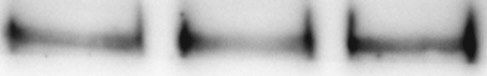
#> input picture example_blots/img.jpeg, 487 x 76 px, found by its file name
$ python auto_band.py
#> lines starting #> are read from the running program, lines starting #| are printed output that depends on the picture; after the words box and inside, x2 and y2 are one past the last pixel; in counts of white or black regions, pixels touching at a corner belong together
### blot_math.py
import numpy as np
from matplotlib import pyplot as plt
from PIL import Image
from sklearn.metrics import auc

def scale_array(x, new_size):
    return np.asarray(Image.fromarray(x).resize((new_size[1], new_size[0])))

class Band:
    """
    Assumes bands are bigger horizontally than vertically
    """
    # [4 lines left out: function __init__, not called in this run]

    def __eq__(self, obj, other):
        return obj.arr == other.arr

    # [46 lines left out: functions _normalize, intensity_curve, plot_curve, plot_bar, quantify_peak, not called in this run]


class CompareBands:
    """
    Band container
    """

    # [29 lines left out: functions __init__, add_band, rm_band, plot_bands, math, not called in this run]

    def plot_bars(self, axs, background= 0):
        for ax, band in zip(np.asarray(axs), self.bands):
            band.plot_bar(ax)

    # [5 lines left out: function reset, not called in this run]

### auto_band.py
#%%
from importlib import reload
import cv2
import numpy as np
from skimage.filters import threshold_otsu
from skimage.morphology import ball, binary_closing, disk
import matplotlib.pyplot as plt
import blot_math
reload(blot_math)
from blot_math import CompareBands
from argparse import ArgumentParser

def correct_background(image):
    # Apply background subtraction using rolling ball algorithm
    radius = 50  # Adjust this radius value as needed
    selem = disk(radius)
    background = binary_closing(image < threshold_otsu(image), selem)
    corrected_image = np.where(background, image, image - background)

    return corrected_image


def detect_bands(image_path):
    # Load the image
#> called with image_path = 'examlpe_blots/img.jpeg'
    image = cv2.imread(image_path, 0)  # Read the image as grayscale
#> image is the input picture: shape (76, 487); min 19, max 248, mean 186.4
    image = crop_image(image)
    # Correct the background
    corrected_image = correct_background(image)
#> in correct_background, `background = binary_closing(image < threshold_otsu(image), selem)`: background: shape (76, 487) bool; every value is 1

    # Preprocess the image
    blurred = cv2.GaussianBlur(corrected_image, (5, 5), 1, 0)  # Apply Gaussian blur to reduce noise
    _, thresholded = cv2.threshold(blurred, 0, 255, cv2.THRESH_BINARY + cv2.THRESH_OTSU)  # Apply thresholding
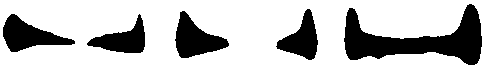
#> thresholded: shape (76, 487); 77.1% white; 5 black regions, box (x1, y1, x2, y2) and area: (344, 4, 482, 65) 3713, (175, 11, 229, 58) 1320, (3, 14, 75, 52) 1314, (276, 9, 318, 60) 1067, (87, 14, 145, 53) 1066
    # Invert thresholded because we're working with inverted images
    thresholded = 255 - thresholded
#> thresholded: shape (76, 487); 22.9% white; 5 white regions

    # Find contours in the image
    contours, _ = cv2.findContours(thresholded, cv2.RETR_EXTERNAL, cv2.CHAIN_APPROX_SIMPLE)
#> contours = 5 contours; box (x1, y1, x2, y2) and area: (344, 4, 482, 65) 3518, (175, 11, 229, 58) 1246, (3, 14, 75, 52) 1230, (276, 9, 318, 60) 998, (87, 14, 145, 53) 988

    # Filter contours based on area and get bounding boxes
    areas = []
    bounds = []
    middles = []
    for contour in contours:
        areas.append(cv2.contourArea(contour))
        bound = cv2.boundingRect(contour)
        bounds.append(bound)
        middles.append((bound[0] + bound[2]/2, bound[1] + bound[3]/2))
#> this loop made 5 passes
#> bound on passes 1 to 5: (87, 14, 58, 39), (3, 14, 72, 38), (175, 11, 54, 47), (276, 9, 42, 51), (344, 4, 138, 61)
#> after the loop, areas = [988.5, 1230.5, 1245.5, 998.5, 3518.5]; bounds = [(87, 14, 58, 39), (3, 14, 72, 38), (175, 11, 54, 47), (276, 9, 42, 51), (344, 4, 138, 61)]; middles = [(116, 33.5), (39, 33), (202, 34.5), (297, 34.5), (413, 34.5)]
    min_area = (max(areas) + min(areas))/3 # Minimum area to consider as a band (adjust as needed)
#> min_area = 1502.3
    # [5 lines of commented-out code are left out]
    bounding_boxes = []
    half_contours = []
    for (x, y, w, h), area in zip(bounds, areas):
        if area > min_area or (area > min_area/2 and w/h > 2.5):
            bounding_boxes.append((x, y, w, h))
        elif area > min_area/3 and w/h > 0.6 and w/h < 2:
            half_contours.append((x, y, w, h))
#> this loop made 5 passes
#> (x, y, w, h, area) on passes 1 to 5: (87, 14, 58, 39, 988.5), (3, 14, 72, 38, 1230.5), (175, 11, 54, 47, 1245.5), (276, 9, 42, 51, 998.5), (344, 4, 138, 61, 3518.5)
#> after the loop, bounding_boxes = [(344, 4, 138, 61)]; half_contours = [(87, 14, 58, 39), (3, 14, 72, 38), (175, 11, 54, 47), (276, 9, 42, 51)]

    # Draw the detected bands on the image
    color_image = cv2.cvtColor(corrected_image, cv2.COLOR_GRAY2BGR)
    centers = []
    max_size = [0, 0]
    for x, y, w, h in bounding_boxes:
        # cv2.rectangle(color_image, (x, y), (x + w, y + h), (0, 0, 255), 2)
        centers.append([x+(w/2), y+(h/2)])
        _w, _h = max_size
        max_size = [max(_w, w), max(_h, h)]
#> this loop made 1 pass
#> after the loop, centers = [[413, 34.5]]

    half_centers = []
    for x, y, w, h in half_contours:
        # cv2.rectangle(color_image, (x, y), (x + w, y + h), (255, 0, 0), 2)
        half_centers.append([x+(w/2), y+(h/2)])
        _w, _h = max_size
        max_size = [max(_w, w), max(_h, h)]
#> this loop made 4 passes
#> after the loop, half_centers = [[116, 33.5], [39, 33], [202, 34.5], [297, 34.5]]

    new_bounding_boxes = combine_centers(half_contours, bounding_boxes)
    for x, y, w, h in new_bounding_boxes:
        _w, _h = max_size
        max_size = [max(_w, w), max(_h, h)]


    w, h = max_size
    new_bounding_boxes = [[int(_x - ((w - _w)/2)), int(_y - ((h - _h)/2)), w + 1, h + 1] for _x, _y, _w, _h in new_bounding_boxes]
    for x,y,w,h in new_bounding_boxes:
        cv2.rectangle(color_image, pt1= (x,y), pt2 = (x+w, y+h), color= (0,255,0), thickness= 3)

    # # Display the results
    # cv2.imshow("Detected Bands", color_image)
    # cv2.waitKey(0)
    # cv2.destroyAllWindows()
    plt.figure(figsize=(12,9))
    plt.imshow(color_image)

    # Return the bounding boxes
    return [image[y:y+h, x:x+w] for x, y, w, h in new_bounding_boxes], new_bounding_boxes

def combine_centers(half_contours, bounding_boxes):
    if not half_contours:
        final_contours = bounding_boxes
        final_order = sorted(range(len(final_contours)), key= lambda x: final_contours[x][0])

        return [final_contours[i] for i in final_order]
    half_centers = [[x+(w/2), y+(h/2)] for x,y,w,h in half_contours]
#> half_centers = [[116, 33.5], [39, 33], [202, 34.5], [297, 34.5]]
    centers = [[x+(w/2), y+(h/2)] for x,y,w,h in bounding_boxes]
#> centers = [[413, 34.5]]
    all = half_centers + centers
#> all = [[116, 33.5], [39, 33], [202, 34.5], [297, 34.5], [413, 34.5]]
    order = sorted(range(len(all)), key= lambda x: all[x][0])
#> order = [1, 0, 2, 3, 4]
    all : list = [all[k] for k in order]
#> all = [[39, 33], [116, 33.5], [202, 34.5], [297, 34.5], [413, 34.5]]
    half_centers = sorted(half_centers)
#> half_centers = [[39, 33], [116, 33.5], [202, 34.5], [297, 34.5]]
    centers = sorted(centers)

    order_half_contours = sorted(range(len(half_contours)), key= lambda x: half_contours[x][0])
#> order_half_contours = [1, 0, 2, 3]
    hc_sorted = [half_contours[k] for k in order_half_contours]
#> hc_sorted = [(3, 14, 72, 38), (87, 14, 58, 39), (175, 11, 54, 47), (276, 9, 42, 51)]

    new_contours = []
    combined_hc_mask = [0]* len(half_centers)
#> combined_hc_mask = [0, 0, 0, 0]
    fancy_sorted_half_centers = [half_centers[0]]
#> fancy_sorted_half_centers = [[39, 33]]
    i = 1
    while True:
        if len(fancy_sorted_half_centers) == len(half_centers): break
        fancy_sorted_half_centers.append(half_centers[-i])
        if len(fancy_sorted_half_centers) == len(half_centers): break
        fancy_sorted_half_centers.append(half_centers[i])
        i += 1
#> after the loop, fancy_sorted_half_centers = [[39, 33], [297, 34.5], [116, 33.5], [202, 34.5]]; i = 2

    for j,hc in enumerate(fancy_sorted_half_centers):
        idx = all.index(hc)
        idx_hc = half_centers.index(hc)
        if combined_hc_mask[idx] == 1: continue
        # If its the last and the previous is NOT a half_center, we missed something. Same for the first. Or if it has no half_center neighbours.
        if (hc == all[-1] and all[-2] not in half_centers) or \
            (hc == all[0] and all[1] not in half_centers) or \
            (all[idx-1] not in half_centers and all[idx+1] not in half_centers):
            raise RuntimeError('There was an error predicting the bands, please re-run the program with different parameters.')
        # If its the last, check if the previous also is a half_center, then merge.
        elif hc == all[-1] and all[-2] in half_centers and not (combined_hc_mask[-1] or combined_hc_mask[-2]):
            combined_hc_mask[-1] = 1
            combined_hc_mask[-2] = 1
            new_contours.append(_combine_half_contours(hc_sorted[-2], hc_sorted[-1]))
        # If its the first and the next is also a half_center, merge.
        elif hc == all[0] and all[1] in half_centers and not (combined_hc_mask[0] or combined_hc_mask[1]):
            combined_hc_mask[0] = 1
            combined_hc_mask[1] = 1
            new_contours.append(_combine_half_contours(hc_sorted[0], hc_sorted[1]))
        # If only left, merge left.
        elif all[idx - 1] in half_centers and all[idx + 1] not in half_centers and not (combined_hc_mask[idx - 1] or combined_hc_mask[idx]):
            combined_hc_mask[idx - 1] = 1
            combined_hc_mask[idx] = 1
            new_contours.append(_combine_half_contours(hc_sorted[idx_hc - 1], hc_sorted[idx_hc]))
        # If only right, merge right.
        elif all[idx - 1] not in half_centers and all[idx + 1] in half_centers and not (combined_hc_mask[idx] or combined_hc_mask[idx + 1]):
            combined_hc_mask[idx] = 1
            combined_hc_mask[idx + 1] = 1
            new_contours.append(_combine_half_contours(hc_sorted[idx_hc], hc_sorted[idx_hc + 1]))
        # If one on each side, we get funky.
        elif all[idx - 1] in half_centers and all[idx + 1] in half_centers:
            print('xdxdxdxdxdxdxdxdxdxdxdxd')
#> this loop made 4 passes
#> (hc, idx, idx_hc) on passes 1 to 2: ([39, 33], 0, 0), ([297, 34.5], 3, 3)
#> (hc, idx, idx_hc) on passes 3 to 4: ([116, 33.5], 1, 1), ([202, 34.5], 2, 2)
#> after the loop, combined_hc_mask = [1, 1, 1, 1]; new_contours = [(3, 14, 142, 39), (175, 9, 143, 51)]

    final_contours = bounding_boxes + new_contours
#> final_contours = [(344, 4, 138, 61), (3, 14, 142, 39), (175, 9, 143, 51)]
    final_order = sorted(range(len(final_contours)), key= lambda x: final_contours[x][0])
#> final_order = [1, 2, 0]
#> in detect_bands, `new_bounding_boxes = combine_centers(half_contours, bounding_boxes)`: new_bounding_boxes = [(3, 14, 142, 39), (175, 9, 143, 51), (344, 4, 138, 61)]
#> the loop in detect_bands, `for x, y, w, h in new_bounding_boxes:` made 3 passes
#> (x, y, w, h, max_size) on passes 1 to 3: (3, 14, 142, 39, [142, 61]), (175, 9, 143, 51, [143, 61]), (344, 4, 138, 61, [143, 61])
#> in detect_bands, `w, h = max_size`: w = 143; h = 61
#> in detect_bands, `new_bounding_boxes = [[int(_x - ((w - _w)/2)), int(_y - ((h - _h)/2)),..`: new_bounding_boxes = [[2, 3, 144, 62], [175, 4, 144, 62], [341, 4, 144, 62]]
#> the loop in detect_bands, `for x,y,w,h in new_bounding_boxes:` made 3 passes
#> (x, y) on passes 1 to 3: (2, 3), (175, 4), (341, 4)
#> after the loop in detect_bands, `for x,y,w,h in new_bounding_boxes:`:
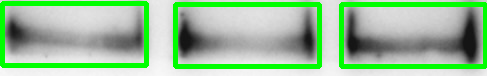
#> color_image: shape (76, 487, 3); 16.43% of pixels changed, all inside (x1, y1, x2, y2) = (0, 1, 487, 69)
#> `detected_bands, bounding_boxes = detect_bands(image_path)`: detected_bands = 3 items; bounding_boxes has the same summary as new_bounding_boxes in detect_bands

    return [final_contours[i] for i in final_order]

def _combine_half_contours(bb1, bb2):
    x1, y1, w1, h1 = bb1 # left one
    x2, y2, w2, h2 = bb2 # right one

    x = min(x1, x2)
    y = min(y1, y2)
    w = max(x1 + w1, x2 + w2) - x
    h = max(y1 + h1, y2 + h2) - y

    return x, y, w, h

def crop_image(image):
    if image.shape[1]/image.shape[0] < 2:
        image = image[100:, 100:]
        mask = image < 250
        image = image[mask.any(axis=1)][:, mask.any(axis=0)]
    return image

def plot_detected_bands(detected_bands, bounding_boxes):
    fig, axs = plt.subplots(1, len(detected_bands), sharex= True, sharey= True)
    for band, ax in zip(detected_bands, axs):
        print(band.shape)
        ax.imshow(band)
#> this loop made 3 passes
#| (62, 144)
#| (62, 144)
#| (62, 144)
    fig.show()
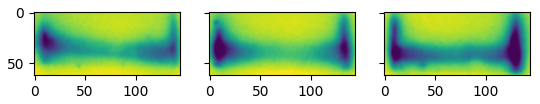
#> figure drawn by matplotlib, 3 panels

    bands = CompareBands()

    fig, axs = plt.subplots(2, len(detected_bands), sharex= 'row', sharey= 'row', figsize=(12,9))
    for band,bbox, ax in zip(detected_bands, bounding_boxes, axs[0]):
        ax : plt.Axes
        left_pixel = bbox[0]
        ax.imshow(band)
        ax.axis('off')
        bands.add_band(band, left_pixel)
#> this loop made 3 passes
#> (bbox, left_pixel) on passes 1 to 3: ([2, 3, 144, 62], 2), ([175, 4, 144, 62], 175), ([341, 4, 144, 62], 341)

    bands.plot_bars(axs[1])
#> the loop in plot_bars, `for ax, band in zip(np.asarray(axs), self.bands):` made 3 passes
#> pass 1, in _normalize, `self.arr = scale_array(self.arr, self.nsize)`:
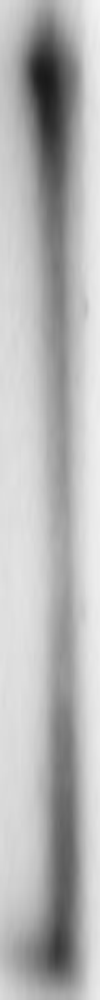
#> self.arr: shape (1000, 100); min 25, max 242, mean 180.9
#> pass 1, in _normalize, `self.arr = np.ones_like(self.arr) - self.arr/255`:
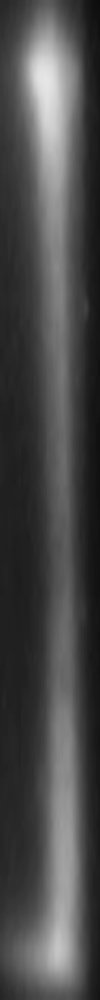
#> self.arr: shape (1000, 100) float64; min 0.051, max 0.902, mean 0.29
#> pass 2, in _normalize (call 2), `self.arr = self.arr.T`:
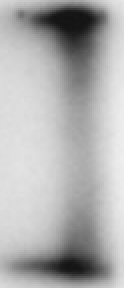
#> self.arr: shape (144, 62) (shown 2 times larger); min 19, max 238, mean 175.1
    fig.show()
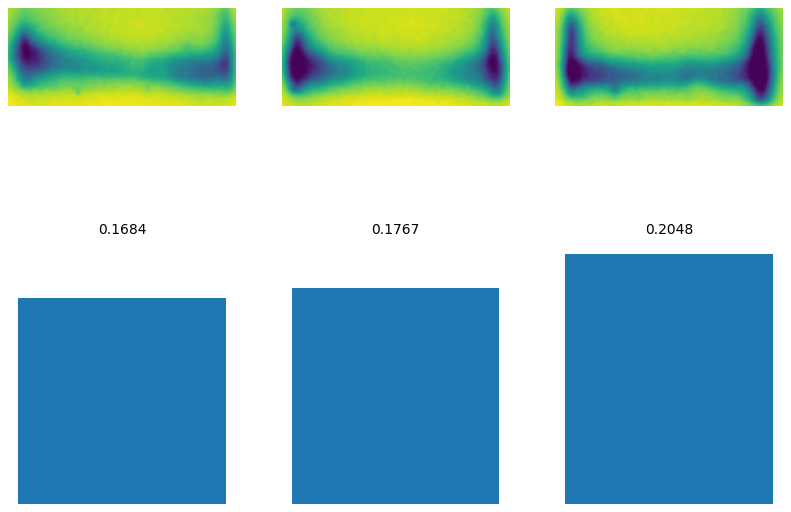
#> figure drawn by matplotlib, 6 panels

def arg_parser():
    parser = ArgumentParser()
    parser.add_argument('--image_path', default= 'examlpe_blots/img.jpeg', type= str, help= 'Path to the blot image to be analyzed.')
    known, unknown = parser.parse_known_args()

    return known

if __name__ == "__main__":
    args = arg_parser()
    # Example usage
    image_path = args.image_path
    # image_path = "wide_pic_bands.jpeg"
    detected_bands, bounding_boxes = detect_bands(image_path)
    plot_detected_bands(detected_bands, bounding_boxes)
    plt.show()
# %%
